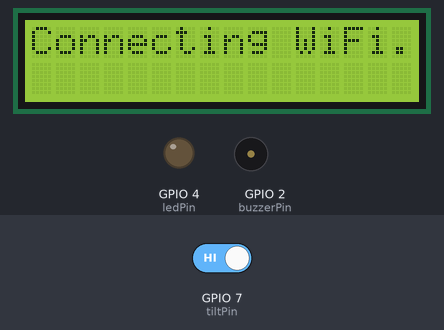
A sketch run on a simulated ESP32-S3. On the bench: 16×2 character LCD, output pins drawn as LEDs (lit = HIGH), buzzer (waves = sounding, pin HIGH). The test bench sets the inputs (shaded band); at power-on: GPIO 7 (tiltPin) HIGH. WiFi joins after 1.5 s; servers stay silent unless stated; what the sketch prints to the serial monitor is not drawn.

Above: at 0.6 s.
At 1.7 s:
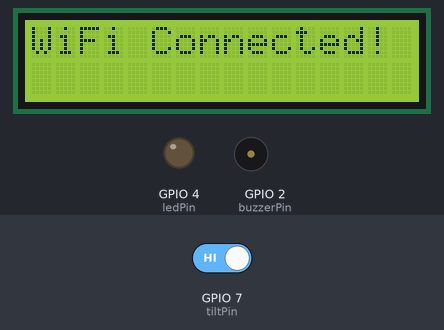
At 4.0 s:
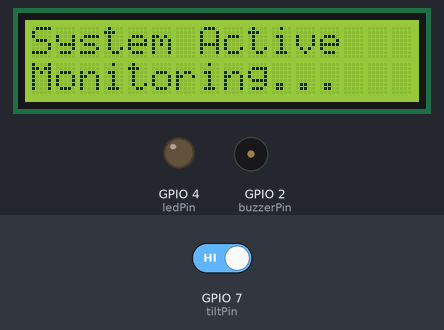

Measured:
- what the display in image 0 shows lasts 1.0 s, from 0.6 s to 1.6 s
- what the display in image 1 shows lasts 2.3 s, from 1.6 s to 3.9 s

The sketch:

mvp.ino
```cpp
// ---- LIBRARIES ----
#include <WiFi.h>
#include <WiFiClientSecure.h>
#include <UniversalTelegramBot.h>
#include <Wire.h>
#include <LiquidCrystal_I2C.h>

// ---- WI-FI & TELEGRAM CREDENTIALS ----
const char* ssid     = "ByteDance";  // Your Wi-Fi network name
const char* password = "passwordtharilla";   // Your Wi-Fi password

#define BOT_TOKEN "8014479264:AAHOYuYkwj6SRLWgpa-31FqvLSJtYB321Bk" // Your bot token
#define CHAT_ID "7406956703"                                   // Your chat ID

// ---- NEW PIN DEFINITIONS ----
const int tiltPin   = 7;
const int buzzerPin = 2; // Moved from pin 5
const int ledPin    = 4;
const int sdaPin    = 5; // Confirmed working SDA pin
const int sclPin    = 6; // Confirmed working SCL pin

// ---- OBJECT INITIALIZATION ----
LiquidCrystal_I2C lcd(0x27, 16, 2); // Use your confirmed address
WiFiClientSecure secured_client;
UniversalTelegramBot bot(BOT_TOKEN, secured_client);

// ---- GLOBAL VARIABLES ----
unsigned long lastAlertTime = 0;
const long alertCooldown = 30000; // 30-second cooldown

void setup() {
  Serial.begin(115200);

  // --- Initialize I2C and LCD first ---
  Wire.begin(sdaPin, sclPin); // Explicitly set the I2C pins
  lcd.init();
  lcd.backlight();
  lcd.setCursor(0, 0);
  lcd.print("Connecting WiFi");

  // --- Initialize other components ---
  pinMode(tiltPin, INPUT_PULLUP);
  pinMode(buzzerPin, OUTPUT);
  pinMode(ledPin, OUTPUT);
  digitalWrite(buzzerPin, LOW);
  digitalWrite(ledPin, LOW);

  // --- Connect to Wi-Fi ---
  WiFi.begin(ssid, password);
  Serial.print("Connecting to WiFi");
  while (WiFi.status() != WL_CONNECTED) {
    delay(500);
    Serial.print(".");
    lcd.print(".");
  }
  Serial.println("\nWiFi connected!");

  lcd.clear();
  lcd.setCursor(0, 0);
  lcd.print("WiFi Connected!");
  delay(2000);

  secured_client.setInsecure();

  // --- Send online message to Telegram ---
  bot.sendMessage(CHAT_ID, "✅ Guardian Sense (ESP32) is online.", "");

  lcd.clear();
  lcd.setCursor(0, 0);
  lcd.print("System Active");
  lcd.setCursor(0, 1);
  lcd.print("Monitoring...");
}

void loop() {
  int sensorState = digitalRead(tiltPin);

  if (sensorState == LOW && (millis() - lastAlertTime > alertCooldown)) {
    Serial.println("FALL DETECTED! Sending alert...");

    lcd.clear();
    lcd.setCursor(0, 0);
    lcd.print("! FALL DETECTED !");
    lcd.setCursor(0, 1);
    lcd.print("Sending Alert...");

    digitalWrite(ledPin, HIGH);
    digitalWrite(buzzerPin, HIGH);

    bot.sendMessage(CHAT_ID, "🚨 Fall detected by Guardian Sense!", "");

    delay(5000);

    digitalWrite(ledPin, LOW);
    digitalWrite(buzzerPin, LOW);

    lastAlertTime = millis();

    lcd.clear();
    lcd.setCursor(0, 0);
    lcd.print("System Active");
    lcd.setCursor(0, 1);
    lcd.print("Monitoring...");
  }
}
```
